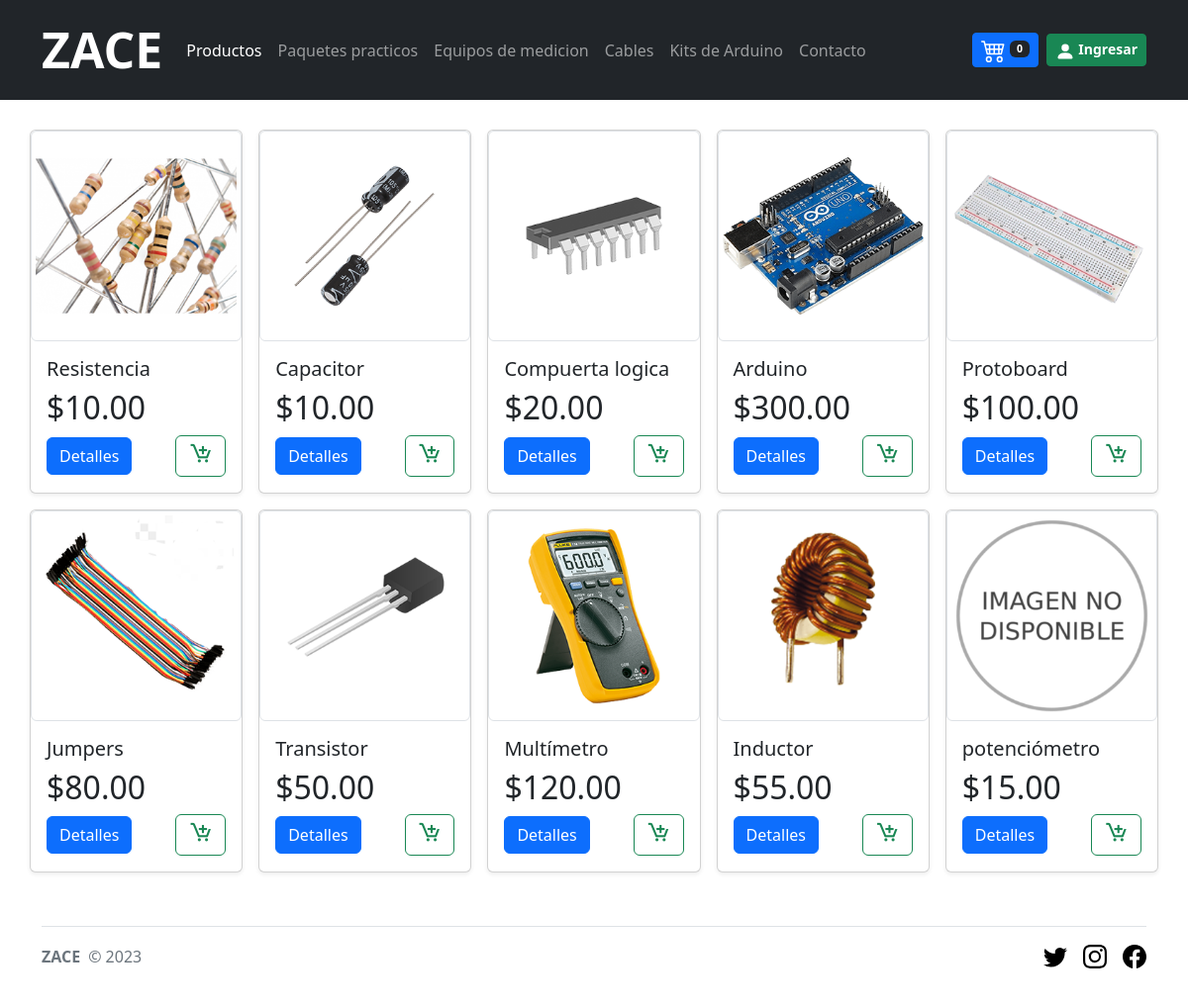
The page / on the database its author committed.
### tables this page shows
CREATE TABLE `productos` (
  `id` int(11) NOT NULL,
  `nombre` varchar(200) NOT NULL,
  `descripcion` text NOT NULL,
  `precio` decimal(10,2) NOT NULL,
  `descuento` tinyint(3) NOT NULL DEFAULT 0,
  `id_categoria` int(11) NOT NULL,
  `activo` int(11) NOT NULL
);

### config/config.php (called while the page is built, shortened)
<?php
$num_cart = 0;
?>

### index.php (the view, shortened to what this page needs)
<?php
require 'config/config.php';
$db = new Database();
$con = $db->conectar();
$sql = $con->prepare("SELECT id, nombre, precio, descuento  FROM productos WHERE activo=1");
$sql->execute();
$resuldado = $sql->fetchAll(PDO::FETCH_ASSOC);
?>
<!DOCTYPE html>
<html lang="es">
<head>
    <link href="https://cdn.jsdelivr.net/npm/bootstrap@5.2.2/dist/css/bootstrap.min.css" rel="stylesheet">
    <link rel="stylesheet" href="CSS/estilos.css" rel="stylesheet">
    <link href='https://unpkg.com/boxicons@2.0.9/css/boxicons.min.css' rel='stylesheet'>
    <link href='https://unpkg.com/boxicons@2.1.4/css/boxicons.min.css' rel='stylesheet'>
</head>
<body>
    <?php include 'menu.php'; ?>
    <main>
        <div class="container mb-2">
            <div class="row row-cols-1 row-cols-sm-2 row-cols-sm-5 g-3">
                <?php foreach ($resuldado as $row) {
                    $descuento = $row['descuento'];
                    $precio = $row['precio'];
                    $precio_desc = $precio - (($precio * $descuento) / 100);
                ?>
                    <div class="col">
                        <div class="card shadow-sm ">
                            <?php
                            $id = $row['id'];
                            $imagen = "images/productos/" . $id . "/principal.png";
                            if (!file_exists($imagen)) {
                                $imagen = "images/no-photo.png";
                            }
                            ?>
                            <img src="<?php echo $imagen; ?>" style="max-width: 250px; height: auto;" class="img-thumbnail">
                            <div class="card-body">
                                <h5 class="card-title">
                                    <?php echo $row['nombre']; ?>
                                </h5>
                                <?php if ($descuento > 0) { ?>
                                    <p><del><?php echo MONEDA . number_format($precio, 2, '.', ','); ?></del></p>
                                    <h2>
                                        <?php echo MONEDA . number_format($precio_desc, 2, '.', ','); ?>
                                        <small class="text-success"><?php echo $descuento ?>% descuento</small>
                                    </h2>
                                <?php } else { ?>
                                    <h2><?php echo MONEDA . number_format($precio, 2, '.', ','); ?> </h2>
                                <?php } ?>
                                <div class="d-flex justify-content-between align-items-center">
                                    <div class="btn-group">
                                        <a href="details.php?id=<?php echo $row['id']; ?>&token=<?php echo hash_hmac('sha1', $row['id'], KEY_TOKEN); ?>" class="btn btn-primary">Detalles</a>
                                    </div> &nbsp;
                                    <button class="btn btn-outline-success" type="button" onclick="addProducto(<?php echo $row['id']; ?>, '<?php echo hash_hmac('sha1', $row['id'], KEY_TOKEN); ?>')">
                                    <i class='bx bx-cart-add bx-sm'></i></button>
                                </div>
                            </div>
                        </div>
                    </div>
                <?php } ?>
            </div>
        </div>
    </main>
    <?php include 'foother.php'; ?>
</body>
</html>

### menu.php (shortened to what this page needs)
<header>
    <div class="navbar navbar-expand-lg navbar-dark bg-dark ">
        <div class="container">
            <a href="index.php" class="navbar-brand">
                <strong style="font-size:50px ;"><b>ZACE</b></strong>
            </a>
            <div class="collapse navbar-collapse" id="navbarHeader">
                <ul class="navbar-nav me-auto mb-2 mb-lg-0">
                    <li class="nav-item">
                        <a href="#" class="nav-link active">Productos</a>
                    </li>
                    <li class="nav-item">
                        <a href="#" class="nav-link">Paquetes practicos</a>
                    </li>
                    <li class="nav-item">
                        <a href="#" class="nav-link">Equipos de medicion</a>
                    </li>
                    <li class="nav-item">
                        <a href="#" class="nav-link">Cables</a>
                    </li>
                    <li class="nav-item">
                        <a href="#" class="nav-link">Kits de Arduino</a>
                    </li>
                    <li class="nav-item">
                        <a href="#" class="nav-link">Contacto</a>
                    </li>
                </ul>
                <a href="checkout.php" class="btn btn-primary me-2 btn-sm">
                     <span id="num_cart" class="badge bg-dark"><?php echo $num_cart; ?></span>
                </a>
                <?php if (isset($_SESSION['user']['user_id'])) { ?>
                    <div class="dropdown">
                        <button class="btn btn-success btn-sm dropdown-toggle" type="button" id="btn_session" data-bs-toggle="dropdown" aria-expanded="false">
                            <svg xmlns="http://www.w3.org/2000/svg" width="20" height="20" fill="currentColor" class="bi bi-person-fill" viewBox="0 0 16 16">
                                <path d="M3 14s-1 0-1-1 1-4 6-4 6 3 6 4-1 1-1 1H3Zm5-6a3 3 0 1 0 0-6 3 3 0 0 0 0 6Z" />
                            </svg> <b><?php echo $_SESSION['user']['user_name'] ?></b>
                        </button>
                        <ul class="dropdown-menu" aria-labelledby="btn_session">
                            <li><a class="dropdown-item" href="logout.php">Cerrar sesión</a></li>
                        </ul>
                    </div>
                <?php } else { ?>
                    <a href="login.php" class="btn btn-success btn-sm"><svg xmlns="http://www.w3.org/2000/svg" width="20" height="20" fill="currentColor" class="bi bi-person-fill" viewBox="0 0 16 16">
                            <path d="M3 14s-1 0-1-1 1-4 6-4 6 3 6 4-1 1-1 1H3Zm5-6a3 3 0 1 0 0-6 3 3 0 0 0 0 6Z" />
                        </svg><b> Ingresar</b></a>
                <?php } ?>
            </div>
        </div>
    </div>
</header>

### foother.php (shortened to what this page needs)
<div class="container align-items-end">
  <footer class="d-flex flex-wrap justify-content-between align-items-end py-3 my-4 border-top">
    <div class="col-md-4 d-flex align-items-center">
      <a href="/" class="mb-3 me-2 mb-md-0 text-muted text-decoration-none lh-1">
      <span class="text-muted"><b>ZACE</b></span>
      </a>
      <span class="text-muted">© 2023</span>
    </div>
    <ul class="nav col-md-4 justify-content-end list-unstyled d-flex">
      <li class="ms-3"><a class="text-muted" href="#"><svg class="bi" width="24" height="24"><use xlink:href="#twitter"></use></svg></a></li>
      <li class="ms-3"><a class="text-muted" href="#"><svg class="bi" width="24" height="24"><use xlink:href="#instagram"></use></svg></a></li>
      <li class="ms-3"><a class="text-muted" href="https://www.facebook.com/profile.php?id=100092424811104&mibextid=ZbWKwL"><svg class="bi" width="24" height="24"><use xlink:href="#facebook"></use></svg></a></li>
    </ul>
  </footer>
</div>

### CSS/estilos.css (style rules this page uses)
main>.container { padding: 30px 0; }

### rows shown on the page
productos: shows a picture, nombre "Resistencia", precio "10.00"
productos: shows a picture, nombre "Capacitor", precio "10.00"
productos: shows a picture, nombre "Compuerta logica", precio "20.00"
productos: shows a picture, nombre "Arduino", precio "300.00"
productos: shows a picture, nombre "Protoboard", precio "100.00"
productos: shows a picture, nombre "Jumpers", precio "80.00"
productos: shows a picture, nombre "Transistor", precio "50.00"
productos: shows a picture, nombre "Multímetro", precio "120.00"
productos: shows a picture, nombre "Inductor", precio "55.00"
productos: shows a picture, nombre "potenciómetro", precio "15.00"

### other values the page prints
$num_cart "0"
